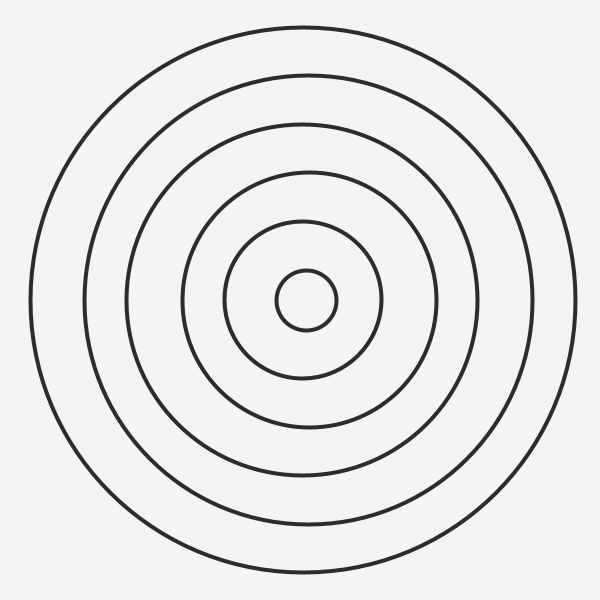
Frame 1 (no input)
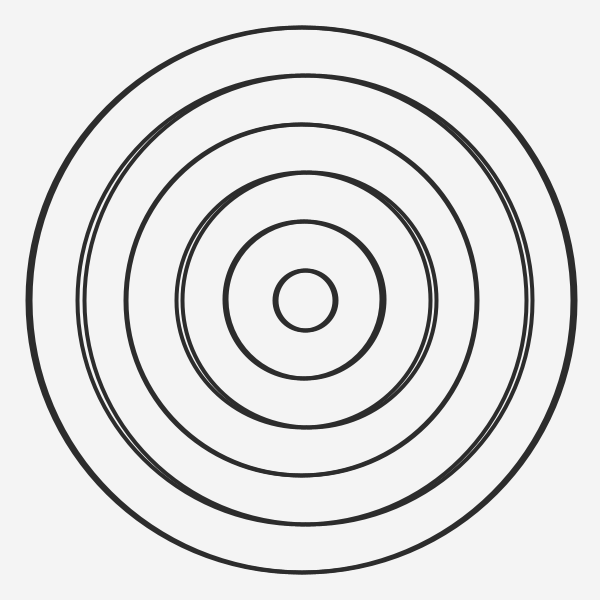
Frame 2 (the mouse pressed at the canvas centre, redrawn once)

The Processing sketch that drew these frames (run headless with seeded random() and noise(); the mouse was pressed at the canvas centre and the sketch redrawn once):

// Processing sketch: circleConcentric
// ── circleConcentric.pde
void setup(){
   //size(800,800);
   size(600,600);
   background(244);
   smooth();
   noLoop();
}

void draw(){
  noFill();
  stroke(44);
  strokeWeight(4);
  for (float i=1; i<10; i+=1.618){
    ellipse(width/2+random(10),height/2,60*i,60*i);
  }
}
